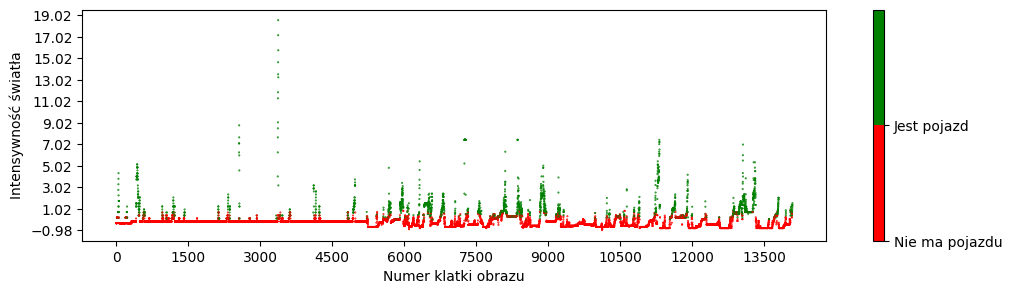
#> input picture Class_chart/wykres_czujnik_original_kopia.png, 1012 x 294 px
$ python xd.py
#> lines starting #> are read from the running program, lines starting #| are printed output that depends on the picture; after the words box and inside, x2 and y2 are one past the last pixel; in counts of white or black regions, pixels touching at a corner belong together
import cv2

# Load the image
image = cv2.imread('wykres_czujnik_original_kopia.png')
#> image is the input picture: shape (294, 1012, 3); mean B, G, R 242.7, 244.2, 246.6

# Define the x-coordinate for the vertical line
x = 365  # Adjust this value according to your requirements

# Define line parameters
line_thickness = 2  # Adjust the line thickness as needed
line_length = image.shape[0]  # Set the line length to match the height of the image
#> line_length = 294

# Define stripe parameters
stripe_width = 7  # Adjust the width of each stripe
stripe_color1 = (255, 0, 0)  # BGR color for the first stripe (red in this example)

# Draw a vertical striped line with alternating colors
for y in range(16, line_length - 55, stripe_width * 2):
    cv2.line(image, (x, y), (x, y + stripe_width), stripe_color1, line_thickness)
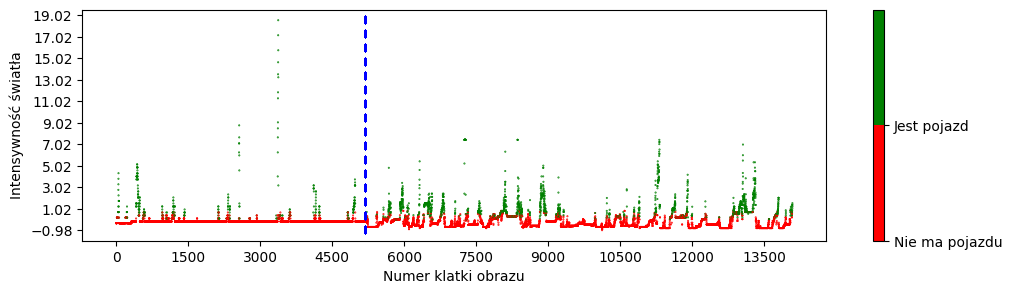
#> image: shape (294, 1012, 3); 0.14% of pixels changed, all inside (x1, y1, x2, y2) = (364, 15, 367, 235)

# Save the image with the striped line
cv2.imwrite('wykres_czujnik.png', image)

# Display the image with the striped line (optional)
cv2.imshow('Image with Striped Line', image)
cv2.waitKey(0)
cv2.destroyAllWindows()

$ run again, with Class_chart/caly_zbior.png copied over Class_chart/wykres_czujnik_original_kopia.png
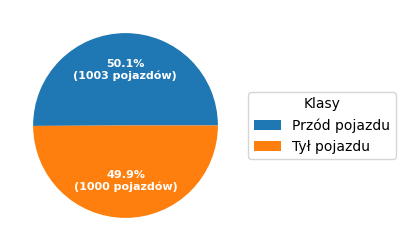
#> input picture Class_chart/caly_zbior.png, 405 x 251 px
#> image is the input picture: shape (251, 405, 3); mean B, G, R 212.2, 218.9, 224.1
#> after the loop `for y in range(16, line_length - 55, stripe_width * 2):`:
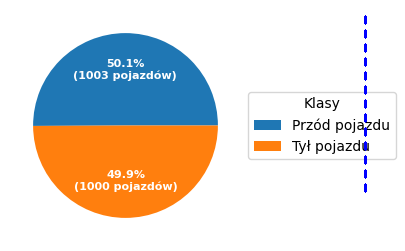
#> image: shape (251, 405, 3); 0.33% of pixels changed, all inside (x1, y1, x2, y2) = (364, 15, 367, 193)

$ run again, with Class_chart/intensywnosc_raw.png copied over Class_chart/wykres_czujnik_original_kopia.png
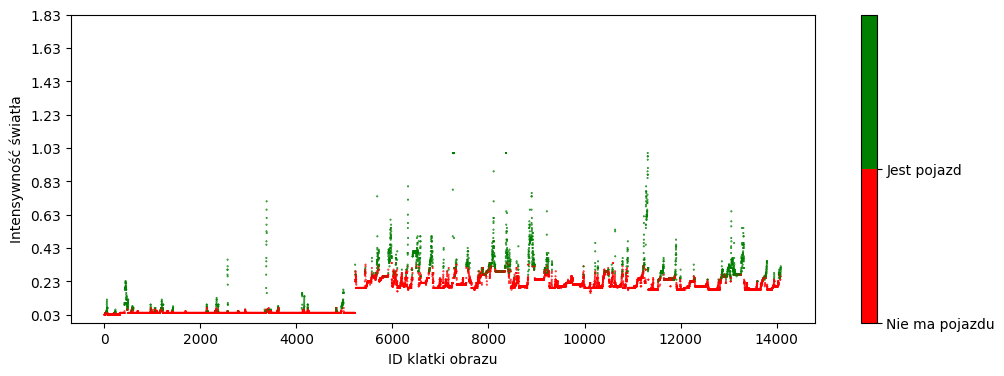
#> input picture Class_chart/intensywnosc_raw.png, 1004 x 376 px
#> image is the input picture: shape (376, 1004, 3); mean B, G, R 243.6, 245.2, 247.6
#> after the loop `for y in range(16, line_length - 55, stripe_width * 2):`:
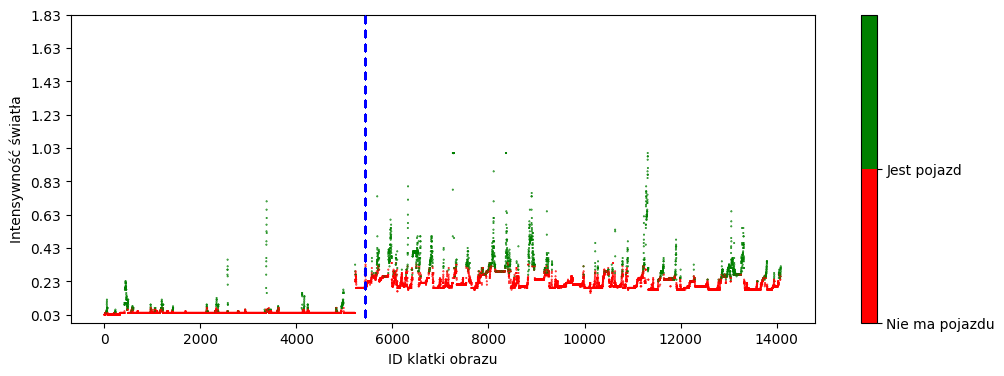
#> image: shape (376, 1004, 3); 0.15% of pixels changed, all inside (x1, y1, x2, y2) = (364, 15, 367, 319)

$ run again, with Class_chart/intensywnosc_raw8x3.png copied over Class_chart/wykres_czujnik_original_kopia.png
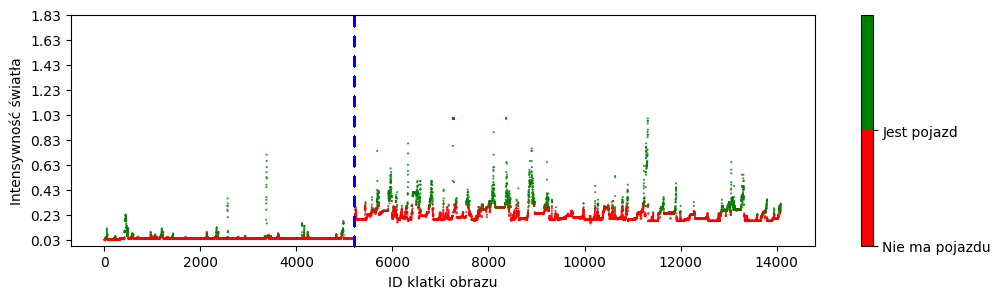
#> input picture Class_chart/intensywnosc_raw8x3.png, 1001 x 299 px
#> image is the input picture: shape (299, 1001, 3); mean B, G, R 243.2, 244.3, 246.7
#> after the loop `for y in range(16, line_length - 55, stripe_width * 2):`:
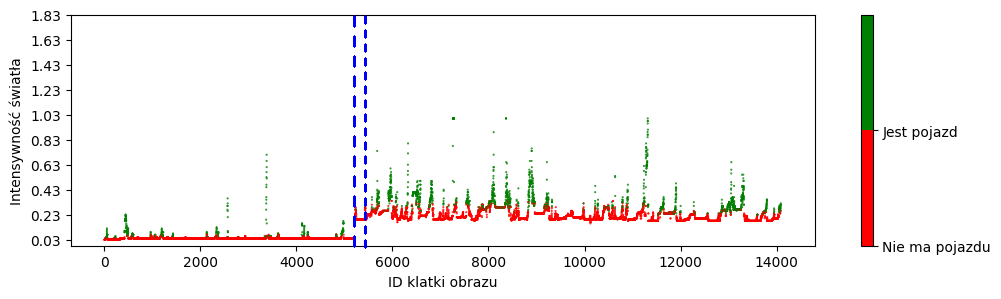
#> image: shape (299, 1001, 3); 0.15% of pixels changed, all inside (x1, y1, x2, y2) = (364, 15, 367, 249)
